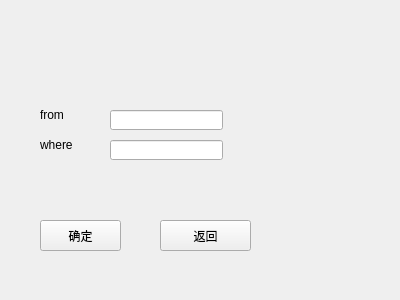
<?xml version="1.0" encoding="UTF-8"?>
<ui version="4.0">
 <class>deleteTable</class>
 <widget class="QWidget" name="deleteTable">
  <property name="geometry">
   <rect>
    <x>0</x>
    <y>0</y>
    <width>400</width>
    <height>300</height>
   </rect>
  </property>
  <property name="windowTitle">
   <string>Form</string>
  </property>
  <widget class="QLabel" name="label_2">
   <property name="geometry">
    <rect>
     <x>40</x>
     <y>110</y>
     <width>41</width>
     <height>9</height>
    </rect>
   </property>
   <property name="text">
    <string>from</string>
   </property>
  </widget>
  <widget class="QLabel" name="label_3">
   <property name="geometry">
    <rect>
     <x>40</x>
     <y>140</y>
     <width>41</width>
     <height>9</height>
    </rect>
   </property>
   <property name="text">
    <string>where</string>
   </property>
  </widget>
  <widget class="QLineEdit" name="line_from">
   <property name="geometry">
    <rect>
     <x>110</x>
     <y>110</y>
     <width>113</width>
     <height>20</height>
    </rect>
   </property>
  </widget>
  <widget class="QLineEdit" name="line_where">
   <property name="geometry">
    <rect>
     <x>110</x>
     <y>140</y>
     <width>113</width>
     <height>20</height>
    </rect>
   </property>
  </widget>
  <widget class="QPushButton" name="pushButton">
   <property name="geometry">
    <rect>
     <x>40</x>
     <y>220</y>
     <width>81</width>
     <height>31</height>
    </rect>
   </property>
   <property name="text">
    <string>确定</string>
   </property>
  </widget>
  <widget class="QPushButton" name="pushButton_2">
   <property name="geometry">
    <rect>
     <x>160</x>
     <y>220</y>
     <width>91</width>
     <height>31</height>
    </rect>
   </property>
   <property name="text">
    <string>返回</string>
   </property>
  </widget>
 </widget>
 <resources/>
 <connections/>
</ui>
